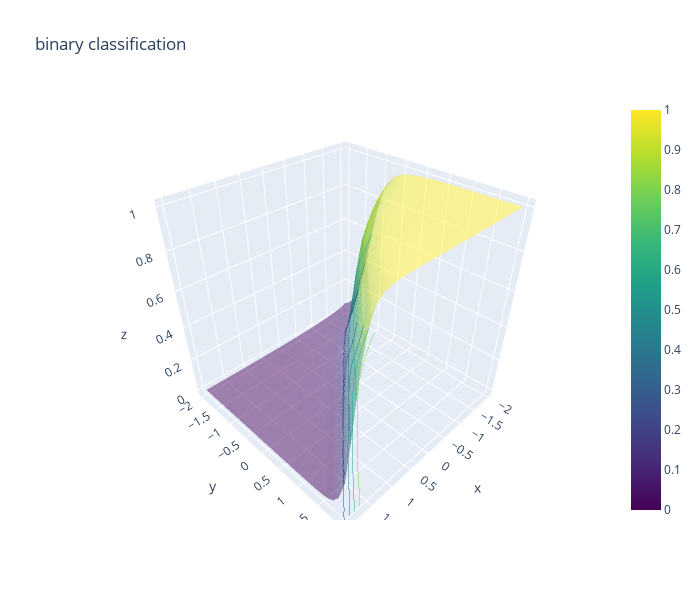

This figure's notebook cell:
### Code cell
"""
Regression Problem
Binary classification can be solved with logistic regression. Performance is better than linear regression.
"""
import torch

# step 01 : dataset case 1
N = 20
random_1 = torch.randn(int(N/2), 1)   # 10x1
random_2 = torch.randn(int(N/2), 1)+5
cls_1_data = torch.hstack([random_1, random_2]) # 10x2
cls_2_data = torch.hstack([random_2, random_1])
cls_1_label = torch.ones(int(N/2), 1)
cls_2_label = torch.zeros(int(N/2), 1)
x = torch.vstack([cls_1_data, cls_2_data])
y = torch.vstack([cls_1_label, cls_2_label])

print(x.shape)
print(y.shape)

"""
# dataset case 2
N = 100
radius1 = 0.3+0.05*torch.randn(int(N/2),1)
radius2 = 1+0.01*torch.randn(int(N/2),1)
theta1 = 2*torch.pi*torch.rand(int(N/2),1)-torch.pi
theta2 = 2*torch.pi*torch.rand(int(N/2),1)-torch.pi
cls1_data = torch.hstack([radius1*torch.cos(theta1), radius1*torch.sin(theta1)])
cls2_data = torch.hstack([radius2*torch.cos(theta2), radius2*torch.sin(theta2)])
cls1_label = torch.ones(int(N/2),1)
cls2_label = torch.zeros(int(N/2),1)
X=torch.vstack([cls1_data, cls2_data])
y=torch.vstack([cls1_label, cls2_label])
"""
""" # show dataset
import matplotlib.pyplot as plt
#plt.plot(cls_1_data[:,0], cls_1_data[:,1], 'o')
#plt.plot(cls_2_data[:,0], cls_2_data[:,1], 'o')
plt.plot(x[:,0], x[:,1], 'o')
plt.plot(y, 'o')
plt.xlabel('x1')
plt.ylabel('x2')
plt.grid()
"""

# step 02 : make model
from torch import nn

class MLP(nn.Module):
    def __init__(self):
        super().__init__()
        """
        self.linear = nn.Sequential(nn.Linear(2, 100),
                                    nn.Sigmoid(),
                                    nn.Linear(100, 1),
                                    nn.Sigmoid())
                
        # case 2, deep
        self.linear = nn.Sequential(nn.Linear(2, 100),
                                    nn.Sigmoid(),
                                    nn.Linear(100, 100),
                                    nn.Sigmoid(),
                                    nn.Linear(100, 100),
                                    nn.Sigmoid(),
                                    nn.Linear(100, 1),
                                    nn.Sigmoid())
        # case 3, very deep
        self.linear = nn.Sequential(nn.Linear(2, 100),
                                    nn.Sigmoid(),
                                    nn.Sequential(*[i for _ in range(10) for i in [nn.Linear(100,100), nn.Sigmoid()]]),
                                    nn.Linear(100, 1),
                                    nn.Sigmoid())
        """
        # case 4, very deep, relu
        self.linear = nn.Sequential(nn.Linear(2, 100),
                                    nn.ReLU(),
                                    nn.Sequential(*[i for _ in range(10) for i in [nn.Linear(100,100), nn.ReLU()]]),
                                    nn.Linear(100, 1),
                                    nn.Sigmoid())
        
    def forward(self, x):
        x = self.linear(x)
        return x

model = MLP()
print(model)

# step 03 : train
from torch import optim
import torch.nn.functional as func

lr = 1e-4 # learning rate
epoch = 500 
optimizer = optim.Adam(model.parameters(), lr=lr)

history_loss = list()

model.train()
for ep in range(epoch):
    y_h = model(x) # forward net
    loss = func.binary_cross_entropy(y_h, y) # loss function
    loss_static = -(torch.sum(torch.log(y_h**y*(1-y_h)**(1-y)))/N)
    optimizer.zero_grad() # Prevent gradient accumulation
    loss.backward() # backward net
    optimizer.step() # weight update
    history_loss += [loss.item()]
    print(f"epoch: {ep}, loss: {round(loss.item(),3)}, loss: {round(loss_static.item(), 3)}")

""" # Prevent gradient accumulation
x= torch.tensor([1.], requires_grad=True)
for _ in range(2):
    loss=x**2
    loss.backward()
    print(x.grad)
    # x.grad = None
"""
""" # show loss
import matplotlib.pyplot as plt
plt.plot(range(0, epoch), history_loss)
plt.xlabel('epoch')
plt.ylabel('loss')
"""

# step 04 : test
x1_test=torch.linspace(-10,10,30) # case 1
x2_test=torch.linspace(-10,10,30) # case 1
x1_test=torch.linspace(-2,2,30) # case 2
x2_test=torch.linspace(-2,2,30) # case 2
X1_test, X2_test=torch.meshgrid(x1_test,x2_test)
X_test=torch.cat([X1_test.unsqueeze(dim=2), X2_test.unsqueeze(dim=2)], dim=2)

model.eval() # test mode
with torch.no_grad():
    y_hat = model(X_test)
# 1. dropout 혹은 BN 같은거 사용했다면 train mode와 test mode 동작이 다르므로 eval()로 mode를 바꿔줘야
# 2. grad_fn 계산 <- 메모리가 불필요하게 쓰인다 
Y_hat = y_hat.squeeze()

import matplotlib.pyplot as plt
plt.figure(figsize=[10, 9])
ax = plt.axes(projection="3d")
ax.view_init(elev=25,azim=-140)
ax.plot_surface(X1_test,X2_test, Y_hat.numpy(), cmap="viridis", alpha=0.2)
plt.plot(cls_1_data[:,0],cls_1_data[:,1],cls_1_label.squeeze(),'bo')
plt.plot(cls_2_data[:,0],cls_2_data[:,1],cls_2_label.squeeze(),'ro')
plt.xlabel("x1")
plt.ylabel("x2")
import plotly.graph_objects as go
fig = go.Figure(data=[go.Surface(x=X1_test, y=X2_test, z=Y_hat, colorscale="viridis", opacity=0.5)])
fig.update_traces(contours_z=dict(show=True, usecolormap=True, highlightcolor="limegreen", project_z=True))
fig.update_layout(title='binary classification', width=700, height=600)

### Figure 1 — Plotly figure (JSON) as saved in the notebook; plotly's stock layout.template omitted (floating-point values rounded to 4 significant figures; data arrays with more than 128 entries replaced by an {"elided": "..."} marker saying what was removed)
{"data": [{"colorscale": [[0, "#440154"], [0.1111, "#482878"], [0.2222, "#3e4989"], [0.3333, "#31688e"], [0.4444, "#26828e"], [0.5556, "#1f9e89"], [0.6667, "#35b779"], [0.7778, "#6ece58"], [0.8889, "#b5de2b"], [1, "#fde725"]], "contours": {"z": {"highlightcolor": "limegreen", "project": {"z": true}, "show": true, "usecolormap": true}}, "opacity": 0.5, "type": "surface", "x": {"elided": "30x30 float values"}, "y": {"elided": "30x30 float values"}, "z": {"elided": "30x30 float values"}}], "layout": {"height": 600, "title": {"text": "binary classification"}, "width": 700}}
